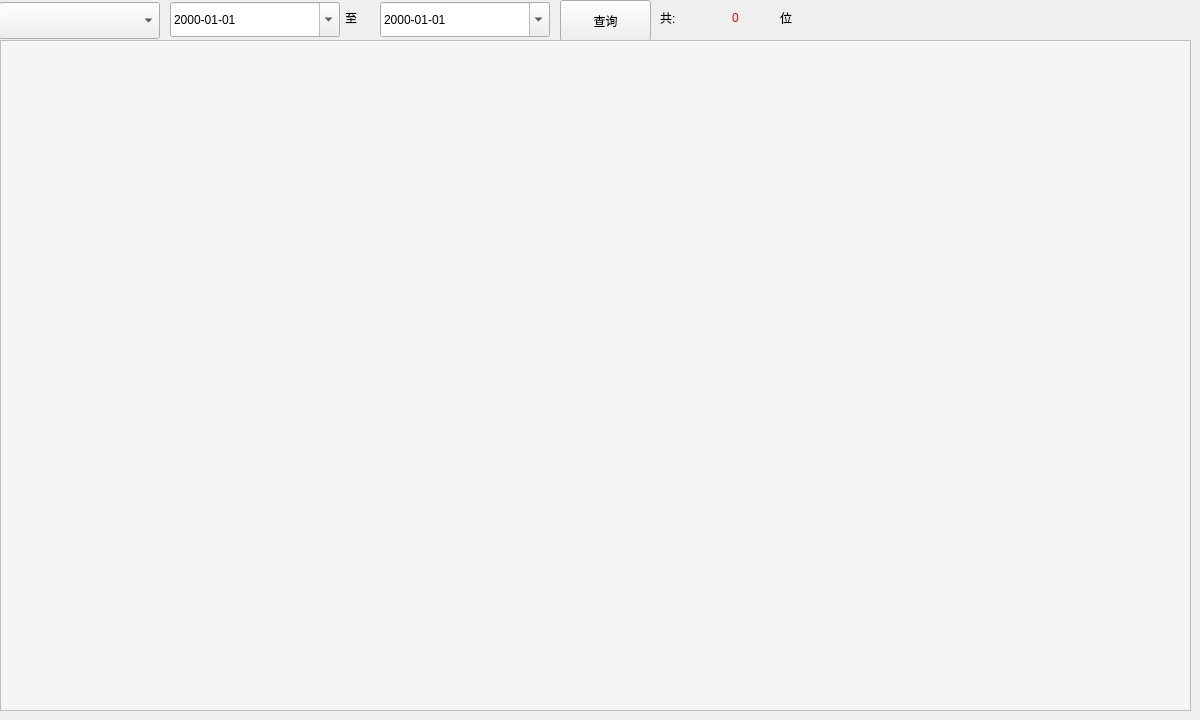
    <widget class="QWidget" name="tab_archives">
     <attribute name="icon">
      <iconset resource="../source/image.qrc">
       <normaloff>:/source/user_check.png</normaloff>:/source/user_check.png</iconset>
     </attribute>
     <attribute name="title">
      <string>已检</string>
     </attribute>
     <widget class="QComboBox" name="comboBox_item_checked">
      <property name="geometry">
       <rect>
        <x>-1</x>
        <y>2</y>
        <width>161</width>
        <height>37</height>
       </rect>
      </property>
      <property name="styleSheet">
       <string notr="true">selection-color: rgb(0, 0, 255);</string>
      </property>
     </widget>
     <widget class="QDateEdit" name="dateEdit_end_checked">
      <property name="geometry">
       <rect>
        <x>380</x>
        <y>2</y>
        <width>170</width>
        <height>35</height>
       </rect>
      </property>
      <property name="styleSheet">
       <string notr="true">font: 20pt &quot;Adobe Arabic&quot;;
color: rgb(0, 0, 0);selection-color: rgb(0, 0, 255);</string>
      </property>
      <property name="displayFormat">
       <string>yyyy-MM-dd</string>
      </property>
      <property name="calendarPopup">
       <bool>true</bool>
      </property>
     </widget>
     <widget class="QLabel" name="label_statistics_count_checked">
      <property name="geometry">
       <rect>
        <x>700</x>
        <y>2</y>
        <width>71</width>
        <height>31</height>
       </rect>
      </property>
      <property name="styleSheet">
       <string notr="true">color: rgb(255, 0, 0);</string>
      </property>
      <property name="text">
       <string>0</string>
      </property>
      <property name="alignment">
       <set>Qt::AlignCenter</set>
      </property>
     </widget>
     <widget class="QDateEdit" name="dateEdit_start_checked">
      <property name="geometry">
       <rect>
        <x>170</x>
        <y>2</y>
        <width>170</width>
        <height>35</height>
       </rect>
      </property>
      <property name="styleSheet">
       <string notr="true">font: 20pt &quot;Adobe Arabic&quot;;
color: rgb(0, 0, 0);selection-color: rgb(0, 0, 255);</string>
      </property>
      <property name="displayFormat">
       <string>yyyy-MM-dd</string>
      </property>
      <property name="calendarPopup">
       <bool>true</bool>
      </property>
     </widget>
     <widget class="QLabel" name="label_3">
      <property name="geometry">
       <rect>
        <x>660</x>
        <y>2</y>
        <width>41</width>
        <height>31</height>
       </rect>
      </property>
      <property name="text">
       <string>共:</string>
      </property>
     </widget>
     <widget class="QLabel" name="label_5">
      <property name="geometry">
       <rect>
        <x>780</x>
        <y>2</y>
        <width>31</width>
        <height>31</height>
       </rect>
      </property>
      <property name="text">
       <string>位</string>
      </property>
      <property name="alignment">
       <set>Qt::AlignLeading|Qt::AlignLeft|Qt::AlignVCenter</set>
      </property>
     </widget>
     <widget class="QLabel" name="label_6">
      <property name="geometry">
       <rect>
        <x>345</x>
        <y>2</y>
        <width>31</width>
        <height>31</height>
       </rect>
      </property>
      <property name="text">
       <string>至</string>
      </property>
     </widget>
     <widget class="QPushButton" name="btn_children_query">
      <property name="geometry">
       <rect>
        <x>560</x>
        <y>0</y>
        <width>91</width>
        <height>41</height>
       </rect>
      </property>
      <property name="styleSheet">
       <string notr="true">border-color: rgb(255, 255, 255);</string>
      </property>
      <property name="text">
       <string>查询</string>
      </property>
      <property name="icon">
       <iconset resource="../source/image.qrc">
        <normaloff>:/source/mouse.png</normaloff>:/source/mouse.png</iconset>
      </property>
     </widget>
     <widget class="QTableWidget" name="tableWidget_children_manage">
      <property name="geometry">
       <rect>
        <x>0</x>
        <y>40</y>
        <width>1191</width>
        <height>671</height>
       </rect>
      </property>
      <property name="styleSheet">
       <string notr="true">gridline-color: rgb(255, 255, 255);
selection-background-color: rgb(0, 85, 255);
background-color: rgb(245, 245, 245);</string>
      </property>
     </widget>
    </widget>
